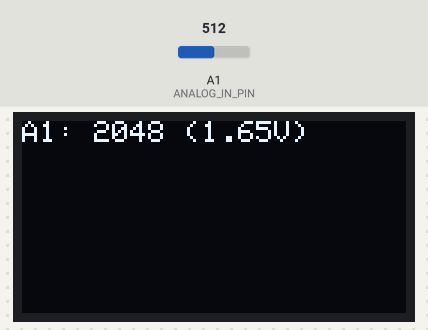
Recording of a program running on a simulated Arduino Zero (SAMD21). Parts: 128×64 one-colour display. Inputs (shaded band) come from the test bench; at power-on: A1 (ANALOG_IN_PIN) = 512 (analog values on the 0–1023 scale).

Above: at 1.2 s.
1.3 s: A1 (ANALOG_IN_PIN) set to 716
At 2.8 s:
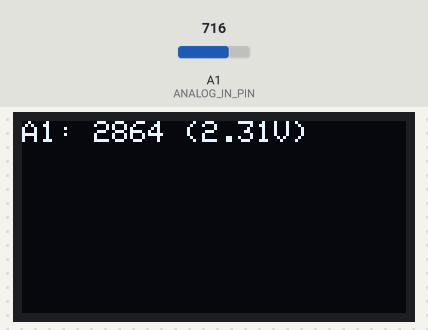
3.1 s: A1 (ANALOG_IN_PIN) set to 900
At 4.0 s:
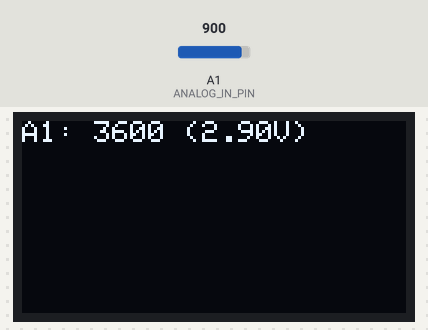
5.1 s: A1 (ANALOG_IN_PIN) set to 1023
At 6.3 s:
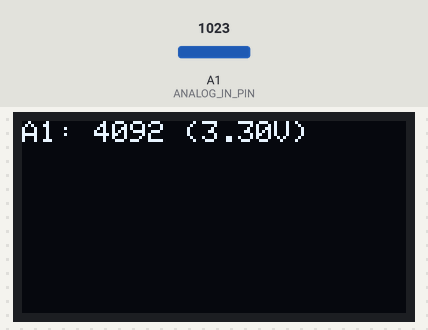
Timing chart, 0 to 8.1 s (numbered marks = the images above; inputs shaded):
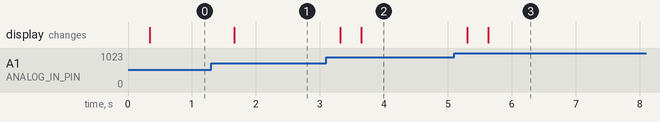

Measured:
- after the input at 1.3 s, the display: changes after 0.36 s (image 1)
- after the input at 3.1 s, the display: first changes after 0.22 s (image 2 shows a later state)
- after the input at 5.1 s, the display: first changes after 0.21 s (image 3 shows a later state)

The program:

main.cpp
```cpp
#include <Arduino.h>
#include <SPI.h>
#include <Wire.h>
#include <Adafruit_GFX.h>
#include <Adafruit_SSD1306.h>

#define SCREEN_WIDTH 128    // OLED display width, in pixels
#define SCREEN_HEIGHT 64    // OLED display height, in pixels
#define OLED_RESET -1       // Reset pin # (or -1 if sharing Arduino reset pin)
#define SCREEN_ADDRESS 0x3C ///< See datasheet for Address; 0x3D for 128x64, 0x3C for 128x32
Adafruit_SSD1306 display(SCREEN_WIDTH, SCREEN_HEIGHT, &Wire, OLED_RESET);

#define xstr(s) str(s)
#define str(s) #s

#define ANALOG_PIN_SELECT_PA7 0
#define ANALOG_PIN_SELECT_A0  1
#define ANALOG_PIN_SELECT_A1  2
/* default */
#ifndef ANALOG_PIN_SELECT
#define ANALOG_PIN_SELECT ANALOG_PIN_SELECT_A1
#endif

#if defined(PA7) && ANALOG_PIN_SELECT == ANALOG_PIN_SELECT_PA7
#define ANALOG_IN_PIN PA7
#define ANALOG_IN_PIN_STR "PA7"
#elif ANALOG_PIN_SELECT == ANALOG_PIN_SELECT_A0
#define ANALOG_IN_PIN A0
#define ANALOG_IN_PIN_STR "A0"
#else
#define ANALOG_IN_PIN A1
#define ANALOG_IN_PIN_STR "A1"
#endif

#define NUM_SAMPLES  50
#define SAMPLE_DELAY 5

void setup()
{
  Serial.begin(115200);
  // SSD1306_SWITCHCAPVCC = generate display voltage from 3.3V internally
  if (!display.begin(SSD1306_SWITCHCAPVCC, SCREEN_ADDRESS))
  {
    Serial.println(F("SSD1306 allocation failed"));
    for (;;)
      ; // Don't proceed, loop forever
  }
  display.setTextSize(1);              // Normal 1:1 pixel scale
  display.setTextColor(SSD1306_WHITE); // Draw white text
  display.clearDisplay();
  display.display();
  pinMode(ANALOG_IN_PIN, INPUT);
  //default is 10-bit ADC (arduino-compatibility).
  //change to 12-bit ADC
  analogReadResolution(12);
}

void loop()
{
  //uint32_t is large enough so that sum does not overflow
  uint32_t sum = 0;
  for(int i=0; i < NUM_SAMPLES; i++) {
    uint32_t val = analogRead(ANALOG_IN_PIN);
    sum += val;
    delay(SAMPLE_DELAY);
  }
  uint32_t val = sum / NUM_SAMPLES;
  float in_volts = val * 3.3f / 4095; //for 12-bit resolution and V_REF = 3.3V

  display.clearDisplay();
  display.setCursor(0, 0);
  display.println(String(ANALOG_IN_PIN_STR) + ": " + String(val) + " (" + String(in_volts, 2) + "V)");
  display.display();
  delay(50);
}
```
